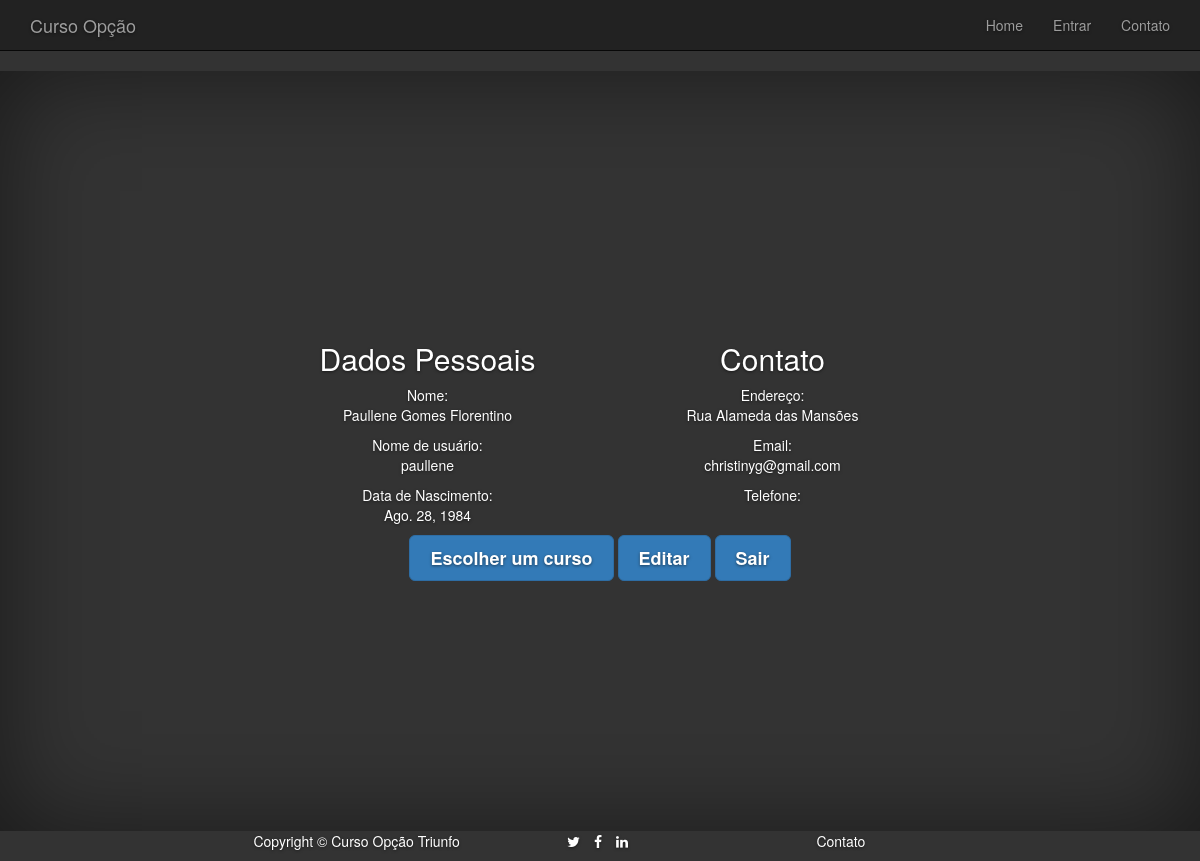
Page /aluno (signed in) on the earlier database version.
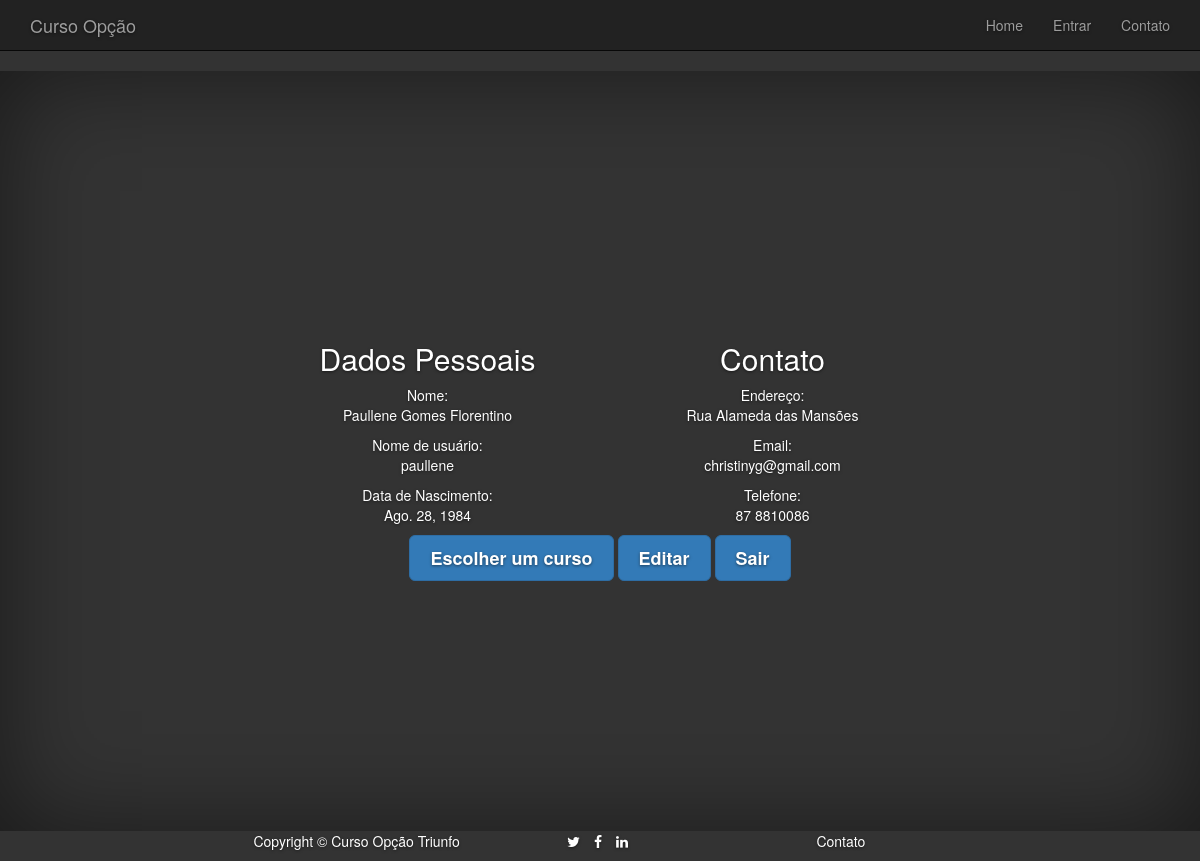
Same page on the later database version.
### curso/models.py (models this page shows, shortened)
class Aluno(User):
	cpf = models.CharField(max_length=14)
	endereco = models.CharField(max_length=400)
	data_de_nascimento = models.DateField(blank=True, null=False)
	data_de_matricula = models.DateTimeField(blank=True, null=True)
	telefone = models.CharField(max_length=20)
	situacao = models.CharField(max_length=50, default=Situacao.nao_pago.value)
	class Meta:
		verbose_name = "Aluno"
		verbose_name_plural = "Alunos"

### curso/views.py (the view, shortened to what this page needs)
# urls.py: url(r'^aluno$', views.aluno),
def aluno(request):
	if request.user.is_authenticated():
		aluno = Aluno.objects.get(user_ptr_id=request.session['_auth_user_id'])
		return render(request, 'curso/aluno_detalhes.html', {'aluno': aluno},)

### curso/templates/curso/aluno_detalhes.html
{% extends "curso/base.html" %}
{% block content %}
	<div class="row">
		<div class="col-md-6">
			<h2>
				Dados Pessoais
			</h2>
			<p>
				Nome: <br>
				{{ aluno.first_name }} {{ aluno.last_name }}
			<p>
				Nome de usuário: <br>
				{{ aluno.username }}
			</p>
			<p>Data de Nascimento: <br>
				{{ aluno.data_de_nascimento }}
			</p>
		</div>
		<div class="col-md-6">
			<h2>
				Contato
			</h2>
			<p>
				Endereço: <br>
				{{ aluno.endereco }}
			</p>
			<p>
				Email: <br>
				{{ aluno.email }}
			</p>
			<p>
				Telefone: <br>
				{{ aluno.telefone }}
			</p>
		</div>
	</div>
	<a class="btn btn-lg btn-primary" href="{% url 'curso.views.cursos' %}">Escolher um curso</a>
		<a class="btn btn-lg btn-primary" href="{% url 'curso.views.editar_aluno' %}">Editar</a>
		<a class="btn btn-lg btn-primary" href="{% url 'curso.views.sair' %}">Sair</a>
{% endblock content %}

### curso/templates/curso/base.html (shortened to what this page needs)
{% load staticfiles %}
<!DOCTYPE html>
<html>
<head>
  <link href="http://cdnjs.cloudflare.com/ajax/libs/font-awesome/4.3.0/css/font-awesome.min.css"
  rel="stylesheet" type="text/css">
  <link href="{% static 'css/signin.css' %}" rel="stylesheet">
  <link href="{% static 'css/bootstrap.min.css' %}"rel="stylesheet" type="text/css">
  <link href="cover.css" rel="stylesheet">
  <link href="{% static 'css/cover.css' %}" rel="stylesheet">
</head>
<body>
  <nav class="navbar navbar-inverse navbar-static-top" role="navigation">
    <div class="container">
      <div class="navbar-header">
        <a class="navbar-brand" href="{% url 'curso.views.index' %}">Curso Opção</a>
      </div>
      <div class="collapse navbar-collapse" id="navbar-ex-collapse">
        <ul class="nav navbar-nav navbar-right" >
          <li>
            <a href="{% url 'curso.views.index' %}">Home</a>
          </li>
          <li>
            <a href="{% url 'curso.views.aluno' %}">Entrar</a>
          </li>
          <li>
            <a href="#">Contato</a>
          </li>
        </ul>
      </div>
    </div>
  </nav>
  <div class="site-wrapper">
    <div class="site-wrapper-inner">
      <div class="cover-container">
        <div class="inner cover">
          {% block content %}
          {% endblock content %}
        </div>
      </div>
    </div>
  </div>
  <footer class="cover-container">
    <div class="cover-container">
      <div class="row">
        <div class="col-md-4">
          <span class="copyright">Copyright © Curso Opção Triunfo</span>
        </div>
        <div class="col-md-4">
          <ul class="list-inline social-buttons">
            <li><a href="#"><i class="fa fa-twitter"></i></a>
            </li>
            <li><a href="#"><i class="fa fa-facebook"></i></a>
            </li>
            <li><a href="#"><i class="fa fa-linkedin"></i></a>
            </li>
          </ul>
        </div>
        <div class="col-md-4">
          <ul class="list-inline quicklinks">
            <li><a href="#">Contato</a>
            </li>
          </ul>
        </div>
      </div>
    </div>
  </footer>
</body>
</html>

### curso/static/css/signin.css (style rules this page uses)
body { padding-bottom: 40px; }

### curso/static/css/cover.css (style rules this page uses)
a, a:focus, a:hover { color: #fff; }
html, body { height: 100%; background-color: #333; }
body { color: #fff; text-align: center; text-shadow: 0 1px 3px rgba(0,0,0,.5); }
.site-wrapper { display: table; width: 100%; height: 100%; min-height: 100%; -webkit-box-shadow: inset 0 0 100px rgba(0,0,0,.5); box-shadow: inset 0 0 100px rgba(0,0,0,.5); }
.site-wrapper-inner { display: table-cell; vertical-align: top; }
.cover-container { margin-right: auto; margin-left: auto; }
.inner { padding: 30px; }
.cover { padding: 0 20px; }
.cover .btn-lg { padding: 10px 20px; font-weight: bold; }
@media (min-width: 768px) { .site-wrapper-inner { vertical-align: middle; } }
@media (min-width: 768px) { .masthead, .mastfoot, .cover-container { width: 100%; } }
@media (min-width: 992px) { .masthead, .mastfoot, .cover-container { width: 700px; } }

Differences in the rows shown:
changed Aluno "Rua Alameda das Mansões": telefone (not shown) → "87 8810086"
